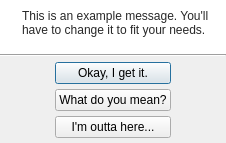
<?xml version="1.0" encoding="UTF-8"?>
<ui version="4.0">
 <class>QUMessageBox</class>
 <widget class="QDialog" name="QUMessageBox">
  <property name="windowModality">
   <enum>Qt::ApplicationModal</enum>
  </property>
  <property name="geometry">
   <rect>
    <x>0</x>
    <y>0</y>
    <width>226</width>
    <height>143</height>
   </rect>
  </property>
  <property name="windowTitle">
   <string>MessageBox</string>
  </property>
  <property name="modal">
   <bool>true</bool>
  </property>
  <layout class="QVBoxLayout">
   <property name="spacing">
    <number>0</number>
   </property>
   <property name="leftMargin">
    <number>0</number>
   </property>
   <property name="topMargin">
    <number>0</number>
   </property>
   <property name="rightMargin">
    <number>0</number>
   </property>
   <property name="bottomMargin">
    <number>0</number>
   </property>
   <item>
    <widget class="QFrame" name="frame">
     <property name="sizePolicy">
      <sizepolicy hsizetype="Preferred" vsizetype="Expanding">
       <horstretch>0</horstretch>
       <verstretch>0</verstretch>
      </sizepolicy>
     </property>
     <property name="palette">
      <palette>
       <active>
        <colorrole role="WindowText">
         <brush brushstyle="SolidPattern">
          <color alpha="216">
           <red>0</red>
           <green>0</green>
           <blue>0</blue>
          </color>
         </brush>
        </colorrole>
        <colorrole role="Base">
         <brush brushstyle="SolidPattern">
          <color alpha="255">
           <red>255</red>
           <green>255</green>
           <blue>255</blue>
          </color>
         </brush>
        </colorrole>
        <colorrole role="Window">
         <brush brushstyle="SolidPattern">
          <color alpha="255">
           <red>255</red>
           <green>255</green>
           <blue>255</blue>
          </color>
         </brush>
        </colorrole>
       </active>
       <inactive>
        <colorrole role="WindowText">
         <brush brushstyle="SolidPattern">
          <color alpha="216">
           <red>0</red>
           <green>0</green>
           <blue>0</blue>
          </color>
         </brush>
        </colorrole>
        <colorrole role="Base">
         <brush brushstyle="SolidPattern">
          <color alpha="255">
           <red>255</red>
           <green>255</green>
           <blue>255</blue>
          </color>
         </brush>
        </colorrole>
        <colorrole role="Window">
         <brush brushstyle="SolidPattern">
          <color alpha="255">
           <red>255</red>
           <green>255</green>
           <blue>255</blue>
          </color>
         </brush>
        </colorrole>
       </inactive>
       <disabled>
        <colorrole role="WindowText">
         <brush brushstyle="SolidPattern">
          <color alpha="63">
           <red>0</red>
           <green>0</green>
           <blue>0</blue>
          </color>
         </brush>
        </colorrole>
        <colorrole role="Base">
         <brush brushstyle="SolidPattern">
          <color alpha="255">
           <red>255</red>
           <green>255</green>
           <blue>255</blue>
          </color>
         </brush>
        </colorrole>
        <colorrole role="Window">
         <brush brushstyle="SolidPattern">
          <color alpha="255">
           <red>255</red>
           <green>255</green>
           <blue>255</blue>
          </color>
         </brush>
        </colorrole>
       </disabled>
      </palette>
     </property>
     <property name="autoFillBackground">
      <bool>true</bool>
     </property>
     <property name="frameShadow">
      <enum>QFrame::Raised</enum>
     </property>
     <layout class="QHBoxLayout">
      <item>
       <widget class="QLabel" name="icon">
        <property name="sizePolicy">
         <sizepolicy hsizetype="Fixed" vsizetype="Preferred">
          <horstretch>0</horstretch>
          <verstretch>0</verstretch>
         </sizepolicy>
        </property>
        <property name="text">
         <string/>
        </property>
        <property name="pixmap">
         <pixmap resource="../resources/UltraStar-Manager.qrc">:/marks/information.png</pixmap>
        </property>
        <property name="alignment">
         <set>Qt::AlignLeading|Qt::AlignLeft|Qt::AlignTop</set>
        </property>
       </widget>
      </item>
      <item>
       <widget class="QLabel" name="message">
        <property name="text">
         <string>This is an example message. You'll have to change it to fit your needs.</string>
        </property>
        <property name="alignment">
         <set>Qt::AlignLeading|Qt::AlignLeft|Qt::AlignTop</set>
        </property>
        <property name="wordWrap">
         <bool>true</bool>
        </property>
        <property name="openExternalLinks">
         <bool>true</bool>
        </property>
       </widget>
      </item>
     </layout>
    </widget>
   </item>
   <item>
    <widget class="Line" name="line">
     <property name="orientation">
      <enum>Qt::Horizontal</enum>
     </property>
    </widget>
   </item>
   <item>
    <layout class="QHBoxLayout">
     <property name="spacing">
      <number>5</number>
     </property>
     <property name="topMargin">
      <number>5</number>
     </property>
     <property name="bottomMargin">
      <number>5</number>
     </property>
     <item>
      <spacer>
       <property name="orientation">
        <enum>Qt::Horizontal</enum>
       </property>
       <property name="sizeHint" stdset="0">
        <size>
         <width>40</width>
         <height>20</height>
        </size>
       </property>
      </spacer>
     </item>
     <item>
      <layout class="QVBoxLayout" name="buttonLayout">
       <property name="spacing">
        <number>5</number>
       </property>
       <property name="topMargin">
        <number>0</number>
       </property>
       <property name="bottomMargin">
        <number>0</number>
       </property>
       <item>
        <widget class="QPushButton" name="one">
         <property name="text">
          <string>Okay, I get it.</string>
         </property>
         <property name="icon">
          <iconset resource="../resources/UltraStar-Manager.qrc">
           <normaloff>:/marks/accept.png</normaloff>:/marks/accept.png</iconset>
         </property>
        </widget>
       </item>
       <item>
        <widget class="QPushButton" name="two">
         <property name="text">
          <string>What do you mean?</string>
         </property>
         <property name="icon">
          <iconset resource="../resources/UltraStar-Manager.qrc">
           <normaloff>:/marks/help.png</normaloff>:/marks/help.png</iconset>
         </property>
        </widget>
       </item>
       <item>
        <widget class="QPushButton" name="three">
         <property name="text">
          <string>I'm outta here...</string>
         </property>
         <property name="icon">
          <iconset resource="../resources/UltraStar-Manager.qrc">
           <normaloff>:/marks/cancel.png</normaloff>:/marks/cancel.png</iconset>
         </property>
        </widget>
       </item>
      </layout>
     </item>
     <item>
      <spacer>
       <property name="orientation">
        <enum>Qt::Horizontal</enum>
       </property>
       <property name="sizeHint" stdset="0">
        <size>
         <width>40</width>
         <height>20</height>
        </size>
       </property>
      </spacer>
     </item>
    </layout>
   </item>
  </layout>
 </widget>
 <resources>
  <include location="../resources/UltraStar-Manager.qrc"/>
 </resources>
 <connections/>
</ui>
